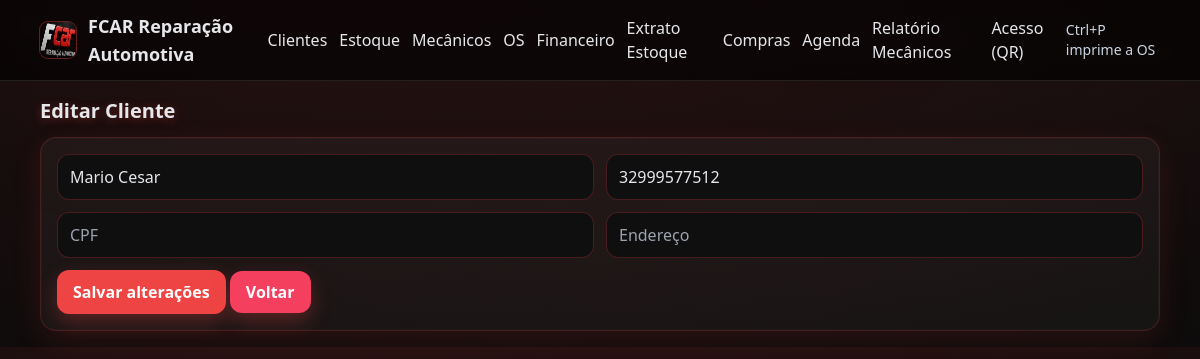
The page /clientes/58 (signed in) on the database as committed earlier.
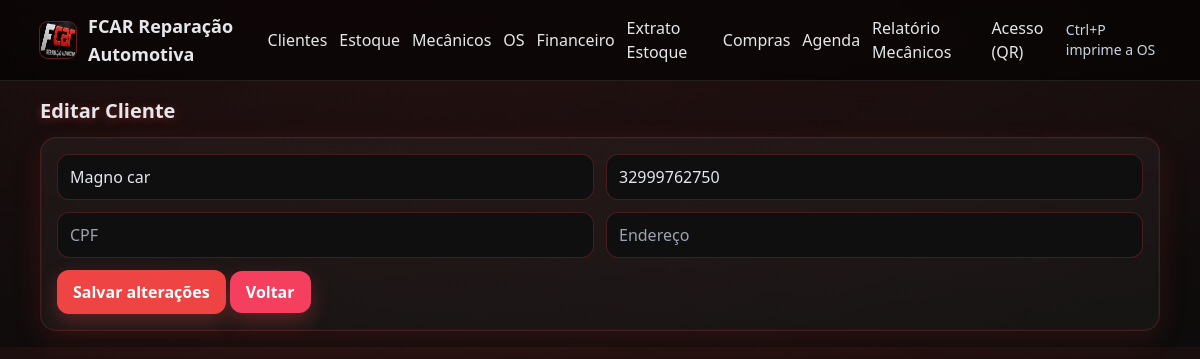
The same page on the database as committed later.
### tables this page shows
CREATE TABLE clients(
    id INTEGER PRIMARY KEY AUTOINCREMENT,
    name TEXT NOT NULL,
    phone TEXT,
    cpf TEXT,
    address TEXT
);

### app.py (the view, shortened to what this page needs)
@login_required
@app.route("/clientes/<int:cid>", methods=["GET","POST"])
def cliente_edit(cid):
    db = get_db()
    c = db.execute("SELECT * FROM clients WHERE id=?", (cid,)).fetchone()
    if not c:
        flash("Cliente não encontrado.", "error")
        return redirect(url_for("clientes"))
    return render_template("cliente_edit.html", c=c, title="Editar Cliente")

### app.py (called while the page is built)
def get_db():
    db = getattr(g, "_db", None)
    if db is None:
        try:
            d = os.path.dirname(DB_PATH)
            if d:
                os.makedirs(d, exist_ok=True)
        except Exception:
            pass
        db = g._db = sqlite3.connect(DB_PATH)
        db.row_factory = sqlite3.Row
    return db

@app.context_processor
def inject_flags():
    try:
        from flask import current_app
        has_acesso = ("acesso" in current_app.view_functions)
    except Exception:
        has_acesso = False
    username = session.get("username")
    return dict(has_acesso=has_acesso, username=username)

### templates/cliente_edit.html
{% extends "base.html" %}
{% block body %}
<h1 class="text-xl font-semibold mb-3 headline">Editar Cliente</h1>
<form method="post" class="grid md:grid-cols-2 gap-3 glass p-4">
  <input class="field" name="name" value="{{ c['name'] }}">
  <input class="field" name="phone" value="{{ c['phone'] or '' }}" placeholder="Telefone">
  <input class="field" name="cpf" value="{{ c['cpf'] or '' }}" placeholder="CPF">
  <input class="field" name="address" value="{{ c['address'] or '' }}" placeholder="Endereço">
  <div class="md:col-span-2">
    <button class="btn">Salvar alterações</button>
    <a class="btn alt" href="{{ url_for('clientes') }}">Voltar</a>
  </div>
</form>
{% endblock %}

Rows that differ between the two databases and show on the page:
changed clients: name "Mario Cesar" → "Magno car"; phone "32999577512" → "32999762750"
